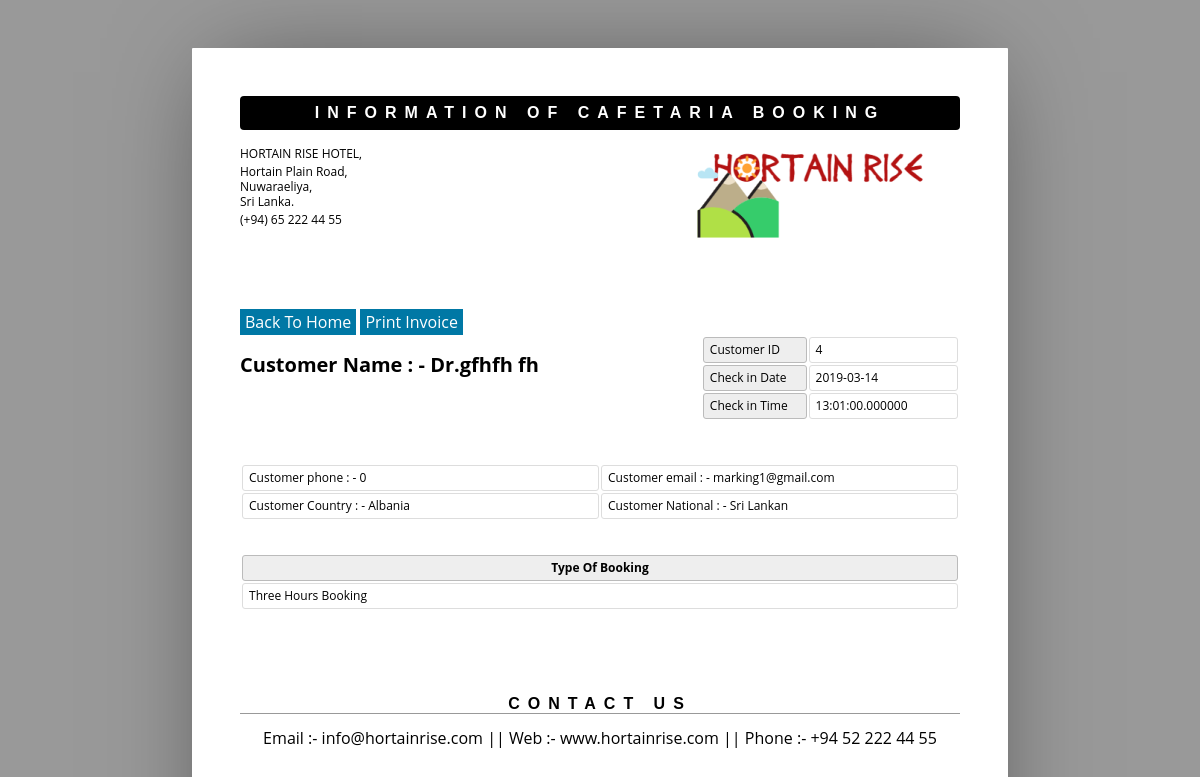
/admin/showpaycafe.php, run on the app's committed database.
### tables this page shows
CREATE TABLE `cafebook` (
  `id` int(10) NOT NULL,
  `Title` varchar(50) NOT NULL,
  `FName` varchar(50) NOT NULL,
  `LName` varchar(50) NOT NULL,
  `Email` varchar(25) NOT NULL,
  `National` varchar(15) NOT NULL,
  `Country` varchar(15) NOT NULL,
  `Phone` int(10) NOT NULL,
  `Type` varchar(15) NOT NULL,
  `cinDate` date NOT NULL,
  `cinTime` time(6) NOT NULL,
  `stat` varchar(20) NOT NULL,
  `payment` int(20) NOT NULL
);

### admin/showpaycafe.php (the view, shortened to what this page needs)
<?php
include('db.php');
$getid = "SELECT max(id) as id FROM cafebook";
$result2 = mysqli_query($con, $getid);
$row = mysqli_fetch_array($result2, MYSQLI_ASSOC);
$sid = $row['id'];
?>
<html id="body">
    <head>
    </head>
    <body>
        <?php
        include ('db.php');
        $pid = $sid;
        $sql = "select * from cafebook where id = '$pid' ";
        $re = mysqli_query($con, $sql);
        while ($row = mysqli_fetch_array($re)) {
            $id = $row['id'];
            $title = $row['Title'];
            $Fname = $row['FName'];
            $lname = $row['LName'];
            $email = $row['Email'];
            $National = $row['National'];
            $country = $row['Country'];
            $phone = $row['Phone'];
            $type = $row['Type'];
            $cindate = $row['cinDate'];
            $cintime = $row['cinTime'];
        }
        ?>
        <header>
            <h1>Information of Cafetaria Booking</h1>
            <address >
                <p>HORTAIN RISE HOTEL,</p>
                <p>Hortain Plain Road,<br>Nuwaraeliya,<br>Sri Lanka.</p>
                <p>(+94) 65 222 44 55</p>
            </address>
            <span><img alt="" src="assets/img/hortain.png"></span>
        </header>
        <form method="post" action="banquetPay.php">
            <a href="../"><input type="button" style="background: #0078A5; color: #fff; padding: 5px"   name="add" value="Back To Home" class="btn btn-primary"> </a>
            <input type="button" style="background: #0078A5; color: #fff; padding: 5px" onclick="printel()" name="add" value="Print Invoice" class="btn btn-primary">
        </form>
        <article>
            <address >
                <p><br></p>
                <p>Customer Name  : -  <?php echo $title . $Fname . " " . $lname; ?><br></p>
            </address>
            <table class="meta">
                <tr>
                    <th><span >Customer ID</span></th>
                    <td><span ><?php echo $id; ?></span></td>
                </tr>
                <tr>
                    <th><span >Check in Date</span></th>
                    <td><span ><?php echo $cindate; ?> </span></td>
                </tr>
                <tr>
                    <th><span >Check in Time</span></th>
                    <td><span ><?php echo $cintime; ?> </span></td>
                </tr>
            </table>
            <table >
                <tr>
                    <td>Customer phone : -  <?php echo $phone; ?> </td>
                    <td>Customer email : -  <?php echo $email; ?> </td>
                </tr>
                <tr>
                    <td>Customer Country : -  <?php echo $country; ?> </td>
                    <td>Customer National : -  <?php echo $National; ?> </td>
                </tr>
            </table>
            <br>
            <br>
            <table class="inventory">
                <thead>
                    <tr>
                        <th><span >Type Of Booking</span></th>
                    </tr>
                </thead>
                <tbody>
                    <tr>
                        <td><span ><?php
                        if($type == '3'){
                            echo'Three Hours Booking';
                        }
                        elseif($type == '5'){
                            echo'Five Hours Booking';
                        }
                        elseif($type == '12'){
                            echo'Half Day Booking';
                        }
                        elseif($type == '6'){
                            echo'Evening Booking';
                        }
                        elseif($type == '24'){
                            echo'Full Day Booking';
                        }
                         ?></span></td>
                    </tr>
                </tbody>
            </table>
        </article>
        <aside>
            <h1><span >Contact us</span></h1>
            <div >
                <p align="center">Email :- info@hortainrise.com || Web :- www.hortainrise.com || Phone :- +94 52 222 44 55 </p>
            </div>
        </aside>
    </body>
</html>

### admin/showpaycafe.php (style rules this page uses)
* { border: 0; box-sizing: content-box; color: inherit; font-family: inherit; font-size: inherit; font-style: inherit; font-weight: inherit; line-height: inherit; list-style: none; margin: 0; padding: 0; text-decoration: none; vertical-align: top; }
h1 { font: bold 100% sans-serif; letter-spacing: 0.5em; text-align: center; text-transform: uppercase; }
table { font-size: 75%; table-layout: fixed; width: 100%; }
table { border-collapse: separate; border-spacing: 2px; }
th, td { border-width: 1px; padding: 0.5em; position: relative; text-align: left; }
th, td { border-radius: 0.25em; border-style: solid; }
th { background: #EEE; border-color: #BBB; }
td { border-color: #DDD; }
html { font: 16px/1 'Open Sans', sans-serif; overflow: auto; padding: 0.5in; }
html { background: #999; cursor: default; }
body { box-sizing: border-box; height: 11in; margin: 0 auto; overflow: hidden; padding: 0.5in; width: 8.5in; }
body { background: #FFF; border-radius: 1px; box-shadow: 0 0 1in -0.25in rgba(0, 0, 0, 0.5); }
header { margin: 0 0 3em; }
header:after { clear: both; content: ""; display: table; }
header h1 { background: #000; border-radius: 0.25em; color: #FFF; margin: 0 0 1em; padding: 0.5em 0; }
header address { float: left; font-size: 75%; font-style: normal; line-height: 1.25; margin: 0 1em 1em 0; }
header address p { margin: 0 0 0.25em; }
header span, header img { display: block; float: right; }
header span { margin: 0 0 1em 1em; max-height: 25%; max-width: 60%; position: relative; }
header img { max-height: 100%; max-width: 100%; }
article, article address, table.meta, table.inventory { margin: 0 0 3em; }
article:after { clear: both; content: ""; display: table; }
article address { float: left; font-size: 125%; font-weight: bold; }
table.meta, table.balance { float: right; width: 36%; }
table.meta:after, table.balance:after { clear: both; content: ""; display: table; }
table.meta th { width: 40%; }
table.meta td { width: 60%; }
table.inventory { clear: both; width: 100%; }
table.inventory th { font-weight: bold; text-align: center; }
table.inventory td:nth-child(1) { width: 26%; }
aside h1 { border: none; border-width: 0 0 1px; margin: 0 0 1em; }
aside h1 { border-color: #999; border-bottom-style: solid; }

### data on the page
cafebook: Title "Dr.", FName "gfhfh", LName "fh", id "4", cinDate "2019-03-14", cinTime "13:01:00.000000", Phone "0", Email "marking1@gmail.com", Country "Albania", National "Sri Lankan"
